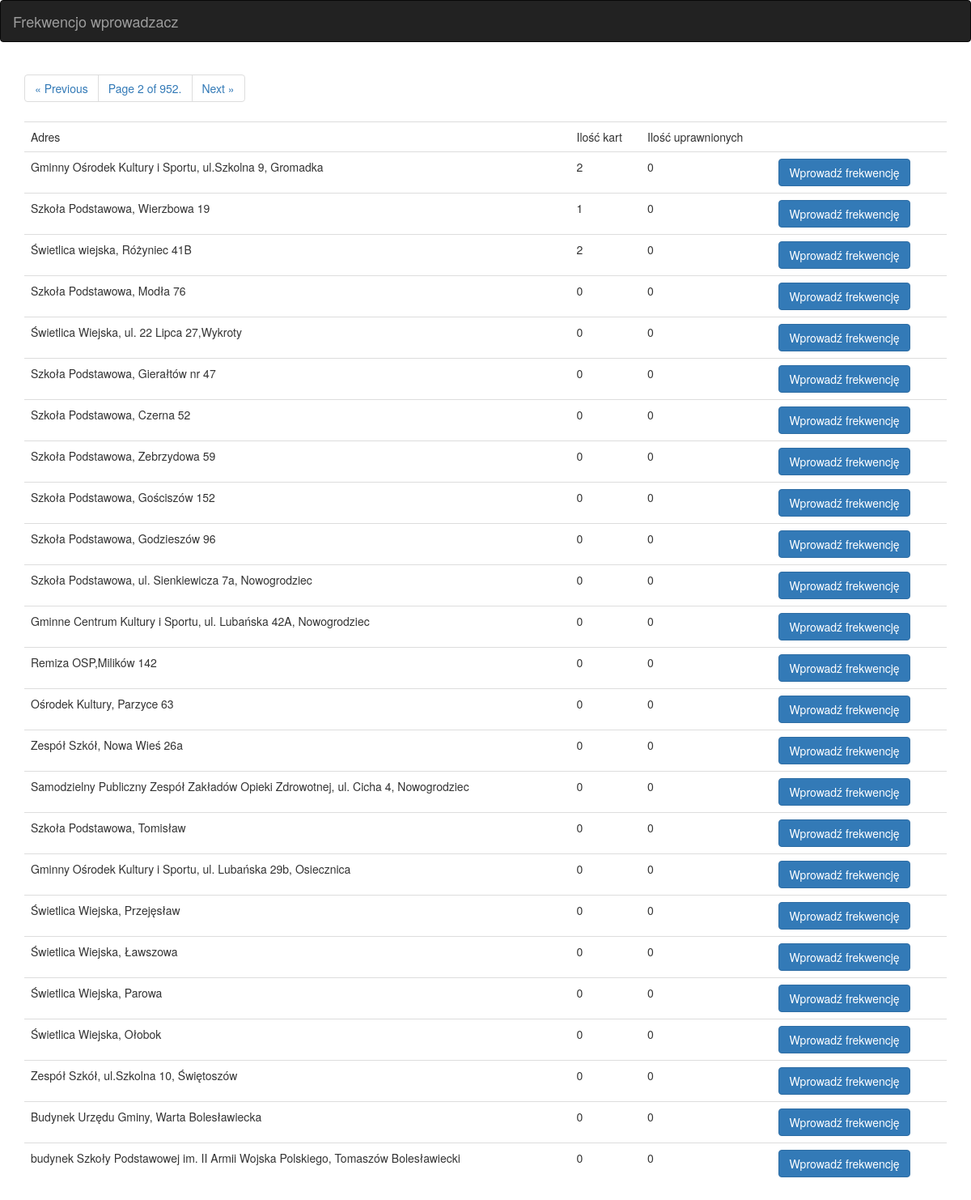
Screenshot of /?page=2 with the database file from the repository.
### app/models.py (models this page shows, shortened)
class Obwod(models.Model):
    gmina = models.ForeignKey(Gmina)
    adres = models.CharField(max_length=200)
    uprawnionych = models.PositiveIntegerField(default=0, validators=[MinValueValidator(0)])
    ileKart = models.PositiveIntegerField(default=0, validators=[MinValueValidator(0)])
    wersja = models.PositiveIntegerField(default=0)

### app/views.py (the view)
# urls.py: url(r'^$', views.index, name='index'),
def index(request):
    obwody = Obwod.objects.all()
    paginator = Paginator(obwody, 25) # Show 25 contacts per page
    page = request.GET.get('page')
    try:
        obwodyPag = paginator.page(page)
    except PageNotAnInteger:
        obwodyPag = paginator.page(1)
    except EmptyPage:
        obwodyPag = paginator.page(paginator.num_pages)
    context = {'obwody': obwodyPag}
    return render(request, 'wybory/obwody.html', context)

### app/templates/wybory/obwody.html (shortened to what this page needs)
{% extends "wybory/index.html" %}
{% block obwody %}
    <nav>
        <ul class="pagination ">
            <li>
                {% if obwody.has_previous %}
                    <a href="?page={{ obwody.previous_page_number }}" aria-label="Prev">
                        <span aria-hidden="true">&laquo; Previous </span>
                    </a>
                {% endif %}
            </li>
            <li>
            <span class="current">
                Page {{ obwody.number }} of {{ obwody.paginator.num_pages }}.
            </span>
            </li>
            <li>
                {% if obwody.has_next %}
                    <a href="?page={{ obwody.next_page_number }}" aria-label="Next">
                        <span aria-hidden="true">Next &raquo;</span>
                    </a>
                {% endif %}
            </li>
        </ul>
    </nav>
    <table class="table">
        <tr>
            <td> Adres</td>
            <td> Ilość kart</td>
            <td> Ilość uprawnionych</td>
            <td></td>
        </tr>
        {% for obwod in obwody %}
            <tr data-id="{{ obwod.id }}">
                <td> {{ obwod.adres }} </td>
                <td class="ileKart"> {{ obwod.ileKart }} </td>
                <td class="uprawnionych"> {{ obwod.uprawnionych }} </td>
                <td>
                    <input type="submit" value="Wprowadź frekwencję"
                           class="edytuj btn btn-primary" onclick="edit_click()">
                </td>
            </tr>
        {% endfor %}
    </table>
{% endblock %}

### rows the page displays
Obwod: adres "Gminny Ośrodek Kultury i Sportu, ul.Szkolna 9, Gromadka", ileKart "2", uprawnionych "0"
Obwod: adres "Szkoła Podstawowa, Wierzbowa 19", ileKart "1", uprawnionych "0"
Obwod: adres "Świetlica wiejska, Różyniec 41B", ileKart "2", uprawnionych "0"
Obwod: adres "Szkoła Podstawowa, Modła 76", ileKart "0", uprawnionych "0"
Obwod: adres "Świetlica Wiejska, ul. 22 Lipca 27,Wykroty", ileKart "0", uprawnionych "0"
Obwod: adres "Szkoła Podstawowa, Gierałtów nr 47", ileKart "0", uprawnionych "0"
Obwod: adres "Szkoła Podstawowa, Czerna 52", ileKart "0", uprawnionych "0"
Obwod: adres "Szkoła Podstawowa, Zebrzydowa 59", ileKart "0", uprawnionych "0"
Obwod: adres "Szkoła Podstawowa, Gościszów 152", ileKart "0", uprawnionych "0"
Obwod: adres "Szkoła Podstawowa, Godzieszów 96", ileKart "0", uprawnionych "0"
Obwod: adres "Szkoła Podstawowa, ul. Sienkiewicza 7a, Nowogrodziec", ileKart "0", uprawnionych "0"
Obwod: adres "Gminne Centrum Kultury i Sportu, ul. Lubańska 42A, Nowogrodziec", ileKart "0", uprawnionych "0"
Obwod: adres "Remiza OSP,Milików 142", ileKart "0", uprawnionych "0"
Obwod: adres "Ośrodek Kultury, Parzyce 63", ileKart "0", uprawnionych "0"
Obwod: adres "Zespół Szkół, Nowa Wieś 26a", ileKart "0", uprawnionych "0"
Obwod: adres "Samodzielny Publiczny Zespół Zakładów Opieki Zdrowotnej, ul. Cicha 4, Nowogrodziec", ileKart "0", uprawnionych "0"
Obwod: adres "Szkoła Podstawowa, Tomisław", ileKart "0", uprawnionych "0"
Obwod: adres "Gminny Ośrodek Kultury i Sportu, ul. Lubańska 29b, Osiecznica", ileKart "0", uprawnionych "0"
Obwod: adres "Świetlica Wiejska, Przejęsław", ileKart "0", uprawnionych "0"
Obwod: adres "Świetlica Wiejska, Ławszowa", ileKart "0", uprawnionych "0"
Obwod: adres "Świetlica Wiejska, Parowa", ileKart "0", uprawnionych "0"
Obwod: adres "Świetlica Wiejska, Ołobok", ileKart "0", uprawnionych "0"
Obwod: adres "Zespół Szkół, ul.Szkolna 10, Świętoszów", ileKart "0", uprawnionych "0"
Obwod: adres "Budynek Urzędu Gminy, Warta Bolesławiecka", ileKart "0", uprawnionych "0"
Obwod: adres "budynek Szkoły Podstawowej im. II Armii Wojska Polskiego, Tomaszów Bolesławiecki", ileKart "0", uprawnionych "0"

### other values shown
{{ obwody.number }} "2"
{{ obwody.paginator.num_pages }} "952"
